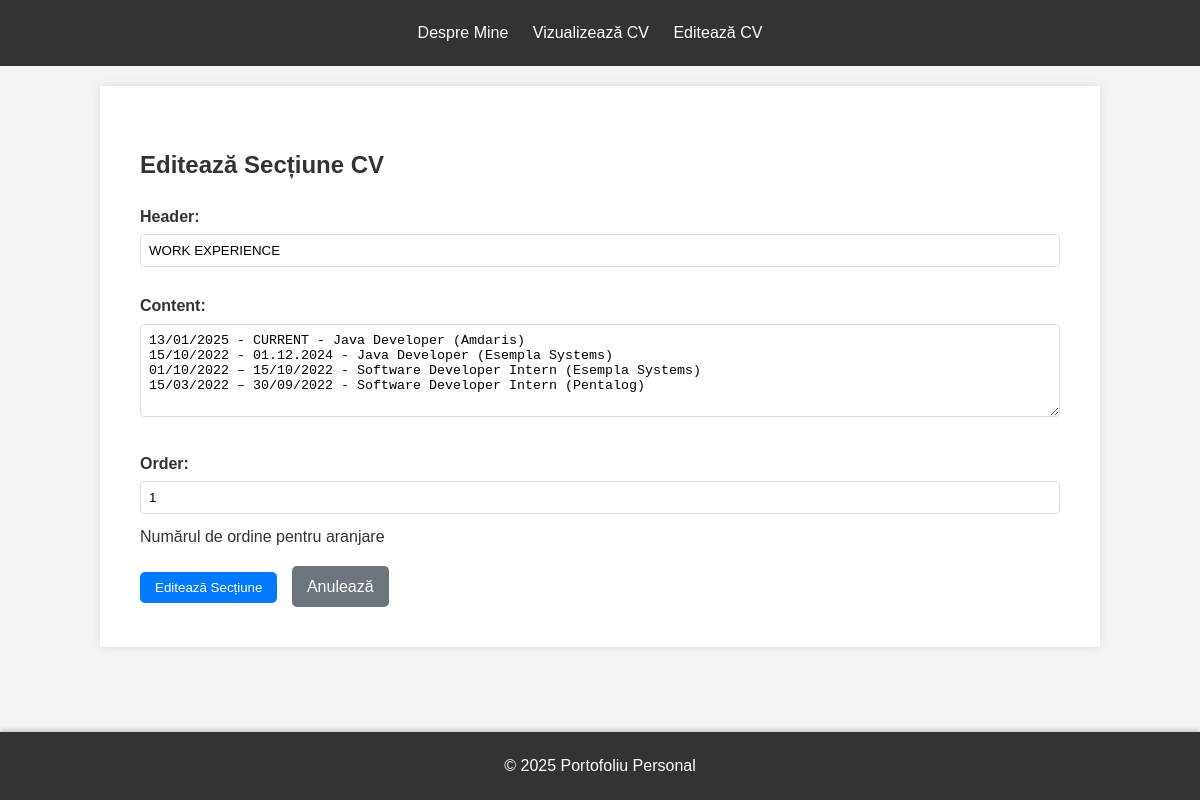
The app's page /edit-cv/edit/3/ with its own data.
### portfolio/models.py (models this page shows, shortened)
class CVSection(models.Model):
    header = models.CharField(max_length=200)
    content = models.TextField()
    order = models.IntegerField(unique=True, help_text="Numărul de ordine pentru aranjare")
    class Meta:
        ordering = ['order'] # Asigură sortarea implicită după numărul de ordine

### portfolio/views.py (the view)
# urls.py: path('edit-cv/edit/<int:pk>/', views.edit_cv_section, name='edit_cv_section'),
def edit_cv_section(request, pk):
    section = get_object_or_404(CVSection, pk=pk)
    if request.method == 'POST':
        form = CVSectionForm(request.POST, instance=section)
        if form.is_valid():
            form.save()
            return redirect('edit_cv')
    else:
        form = CVSectionForm(instance=section)
    return render(request, 'portfolio/add_edit_cv_section.html', {'form': form, 'action': 'Editează'})

### portfolio/forms.py
class CVSectionForm(forms.ModelForm):
    class Meta:
        model = CVSection
        fields = ['header', 'content', 'order']
        widgets = {
            'header': forms.TextInput(attrs={'class': 'form-control'}),
            'content': forms.Textarea(attrs={'class': 'form-control', 'rows': 5}),
            'order': forms.NumberInput(attrs={'class': 'form-control'}),
        }

### portfolio/templates/portfolio/add_edit_cv_section.html (shortened to what this page needs)
{% extends 'portfolio/base.html' %}
{% block content %}
    <section class="form-section">
        <h2>{{ action }} Secțiune CV</h2>
        <form method="post">
            {{ form.as_p }}
            <button type="submit" class="btn">{{ action }} Secțiune</button>
            <a href="{% url 'edit_cv' %}" class="btn cancel-btn">Anulează</a>
        </form>
    </section>
{% endblock %}

### portfolio/static/css/style.css (style rules this page uses)
body { font-family: Arial, sans-serif; line-height: 1.6; margin: 0; padding: 0; background-color: #f4f4f4; color: #333; padding-bottom: 60px; }
.cv-section, .edit-cv-section, .form-section, .confirm-delete-section { padding: 20px; }
.btn { display: inline-block; background: #007bff; color: #fff; padding: 8px 15px; text-decoration: none; border-radius: 5px; transition: background-color 0.3s ease; border: none; cursor: pointer; }
.cancel-btn { background-color: #6c757d; }
.form-section label { display: block; margin-bottom: 5px; font-weight: bold; }
.form-section input[type="text"], .form-section input[type="number"], .form-section textarea { width: 100%; padding: 8px; margin-bottom: 10px; border: 1px solid #ddd; border-radius: 4px; box-sizing: border-box; }
.form-section button { margin-right: 10px; }

### records on screen
CVSection: header "WORK EXPERIENCE", content "13/01/2025 - CURRENT - Java Developer (Amdaris) 15/10/2022 - 01.12.2024 - Java Developer (Esempla Systems) 01/10/2022 – 15/10/2022 - Software Developer Intern (Esempla Systems) 15/03/2022 – 30/09/2022 - Software Developer Intern (Pentalog)", order "1"

### other values on screen
{{ action }} "Editează"
